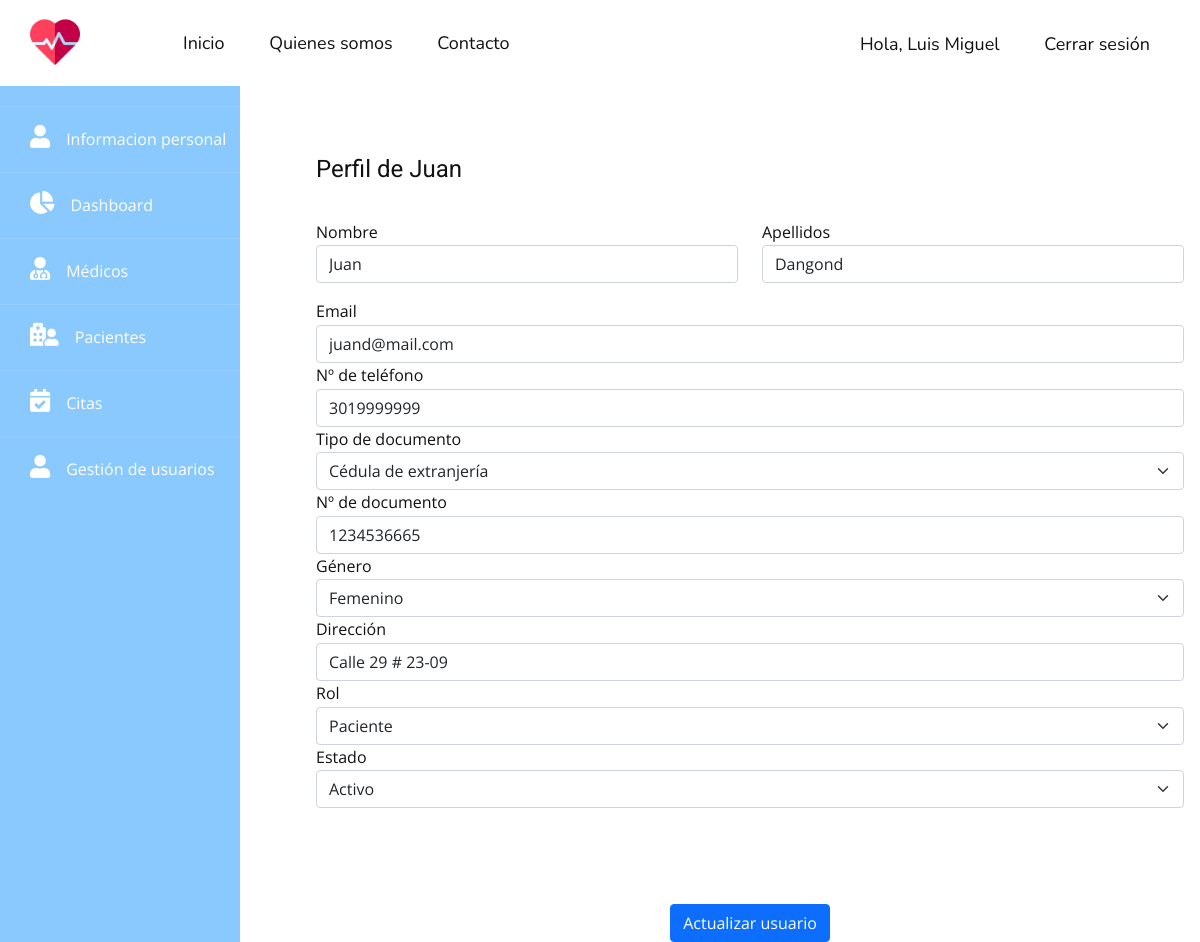
The page /users/5 (signed in) on the database its author committed.
### tables this page shows
CREATE TABLE users (id INTEGER PRIMARY KEY AUTOINCREMENT NOT NULL UNIQUE, first_name VARCHAR NOT NULL, last_name VARCHAR NOT NULL, email VARCHAR UNIQUE NOT NULL, phone VARCHAR, document_type VARCHAR (2) NOT NULL, document_number INTEGER NOT NULL UNIQUE, gender CHAR NOT NULL, address VARCHAR NOT NULL, password VARCHAR NOT NULL, role INTEGER NOT NULL, status INTEGER NOT NULL DEFAULT (1));

### app.py (the view, shortened to what this page needs)
@app.route('/users/<id>', methods=('GET', 'POST'))
@login_required
def get_user(id):
    try:
        if request.method == 'GET':
            db = get_db()
            user = db.execute(
                'SELECT id, first_name, last_name, email, phone, document_type, document_number, gender, address, role, status FROM users WHERE id = ?',
                (id,)).fetchone()
            if user:
                return render_template('/users/user-profile.html', user=user)
            flash("No se encontro el usuario con id " + id, "danger")
    except Exception as e:
        flash(f'Ha ocurrido el siguiente error: {e}', "danger")
        return redirect(url_for('all_users'))
    return redirect(url_for('all_users'))

### app.py (called while the page is built)
def login_required(view):
    @functools.wraps(view)
    def wrapped_view(**kwargs):
        if g.user is None:
            return redirect(url_for('login'))
        return view(**kwargs)
    return wrapped_view

@app.before_request
def load_logged_in_user():
    user_id = session.get('user_id')
    if user_id is None:
        g.user = None
    else:
        db = get_db()
        g.user = db.execute('SELECT * FROM users WHERE id = ?', (user_id,)).fetchone()

### db.py (called while the page is built)
def get_db():
    try:
        if 'db' not in g:
            g.db = sqlite3.connect('hospital.db')
        return g.db
    except Error:
        print(Error)

### templates/users/user-profile.html (shortened to what this page needs)
{% extends "layout.html" %}
{% block content %}
    {% include '/template-parts/sidebar.html' %}
    <div class="main">
        <form action="{{ url_for('get_user', id=user[0]) }}" method="post">
            <div class="col border-right">
                <div class="p-3 py-5">
                    <div class="d-flex justify-content-between align-items-center mb-3">
                        <h4 class="text-right">Perfil de {{ user[1] }}</h4>
                    </div>
                    <div class="row mt-2">
                        <div class="col-md-6">
                            <label class="labels">Nombre</label>
                            <input type="text" class="form-control" name="first_name" value="{{ user[1] }}">
                        </div>
                        <div class="col-md-6">
                            <label class="labels">Apellidos</label>
                            <input type="text" class="form-control" name="last_name" value="{{ user[2] }}">
                        </div>
                    </div>
                    <div class="row mt-3">
                        <div class="col-md-12">
                            <label class="labels">Email</label>
                            <input type="email" class="form-control" name="email" value="{{ user[3] }}">
                        </div>
                        <div class="col-md-12">
                            <label class="labels">Nº de teléfono</label>
                            <input type="text" class="form-control" name="phone" value="{{ user[4] }}">
                        </div>
                        <div class="col-md-12">
                            <label for="phone_number">Tipo de documento</label>
                            <select class="form-select" id="phone_number" name="document_type">
                                <option value="CE" {{ 'selected' if user[5] == 'CE' }}>Cédula de extranjería</option>
                            </select>
                        </div>
                    </div>
                    <div class="col-md-12">
                        <label class="labels">Nº de documento</label>
                        <input type="text" class="form-control" name="document_number" value="{{ user[6] }}">
                    </div>
                    <div class="col-md-12">
                        <label for="gender">Género</label>
                        <select class="form-select" id="gender" name="gender">
                            <option value="F" {{ 'selected' if user[7] == 'F' }}>Femenino</option>
                        </select>
                    </div>
                    <div class="col-md-12">
                        <label class="labels">Dirección</label>
                        <input type="text" class="form-control" name="address" value="{{ user [8] }}">
                    </div>
                    <div class="col-md-12">
                        <label for="role">Rol</label>
                        <select class="form-select" id="role" name="role" aria-label="Default select example">
                            <option value="3" {{ 'selected' if user[9] == 3 }}>Paciente</option>
                        </select>
                    </div>
                    <div class="col-md-12">
                        <label for="role">Estado</label>
                        <select class="form-select" id="role" name="status" aria-label="Default select example">
                            <option value="1" {{ 'selected' if user[10] == 1 }}>Activo</option>
                        </select>
                    </div>
                </div>
                <div class="mt-5 text-center">
                    <button class="btn btn-primary profile-button" type="submit">Actualizar usuario</button>
                </div>
            </div>
        </form>
    </div>
{% endblock %}

### templates/template-parts/header.html (shortened to what this page needs)
<header class="u-clearfix u-header u-header" id="sec-f901">
    <div class="u-clearfix u-sheet u-sheet-1">
        <a href="{{ url_for('index') }}" class="u-image u-logo u-image-1" data-image-width="512"
           data-image-height="512">
            <img src="{{ url_for('static', filename="images/cardiogram.png") }}" class="u-logo-image u-logo-image-1"
                 alt="">
        </a>
        <nav class="u-menu u-menu-dropdown u-offcanvas u-menu-1">
            <div class="u-custom-menu u-nav-container">
                <ul class="u-custom-font u-nav u-unstyled u-nav-1">
                    <li class="u-nav-item">
                        <a class="u-active-custom-color-2 u-button-style u-hover-custom-color-1 u-nav-link u-text-active-black u-text-hover-white"
                           href="{{ url_for('index') }}" style="padding: 10px 20px;">Inicio</a>
                    </li>
                    <li class="u-nav-item">
                        <a class="u-active-custom-color-2 u-button-style u-hover-custom-color-1 u-nav-link u-text-active-black u-text-hover-white"
                           href="{{ url_for('about_us') }}" style="padding: 10px 20px;">Quienes somos</a>
                    </li>
                    <li class="u-nav-item">
                        <a class="u-active-custom-color-2 u-button-style u-hover-custom-color-1 u-nav-link u-text-active-black u-text-hover-white"
                           href="{{ url_for('contact_us') }}" style="padding: 10px 20px;">Contacto</a>
                    </li>
                </ul>
            </div>
        </nav>
        <nav class="u-menu u-menu-dropdown u-offcanvas u-menu-2">
            <div class="u-custom-menu u-nav-container">
                <ul class="u-custom-font u-nav u-unstyled u-nav-3">
                    {% if not g.user %}
                        <li class="u-nav-item"><a
                                class="u-active-custom-color-2 u-button-style u-hover-custom-color-1 u-nav-link u-text-active-black u-text-hover-white"
                                href="{{ url_for('login') }}" style="padding: 10px 20px;">Iniciar sesión</a>
                        </li>
                        <li class="u-nav-item"><a
                                class="u-active-custom-color-2 u-button-style u-hover-custom-color-1 u-nav-link u-text-active-black u-text-hover-white"
                                href="{{ url_for('register') }}" style="padding: 10px 20px;">Registrarse</a>
                        </li>
                    {% else %}
                        <li class="u-nav-item"><a
                                class="u-active-custom-color-2 u-button-style u-hover-custom-color-1 u-nav-link u-text-active-black u-text-hover-white"
                                href="{{ url_for('dashboard') }}" style="padding: 10px 20px;">Hola, {{ g.user[1] }}</a>
                        </li>
                        <li class="u-nav-item"><a
                                class="u-active-custom-color-2 u-button-style u-hover-custom-color-1 u-nav-link u-text-active-black u-text-hover-white"
                                href="{{ url_for('logout') }}" style="padding: 10px 20px;">Cerrar sesión</a>
                        </li>
                    {% endif %}
                </ul>
            </div>
        </nav>
    </div>
</header>

### static/css/app.css (style rules this page uses)
* { margin: 0; padding: 0; text-decoration: none; }
li { list-style: none; }
ul { padding-left: 0; }
.sidebar + .main { margin-left: 300px; }

### rows shown on the page
users: first_name "Luis Miguel"
users: first_name "Juan", last_name "Dangond", email "juand@mail.com", phone "3019999999", document_number "1234536665", address "Calle 29 # 23-09"
